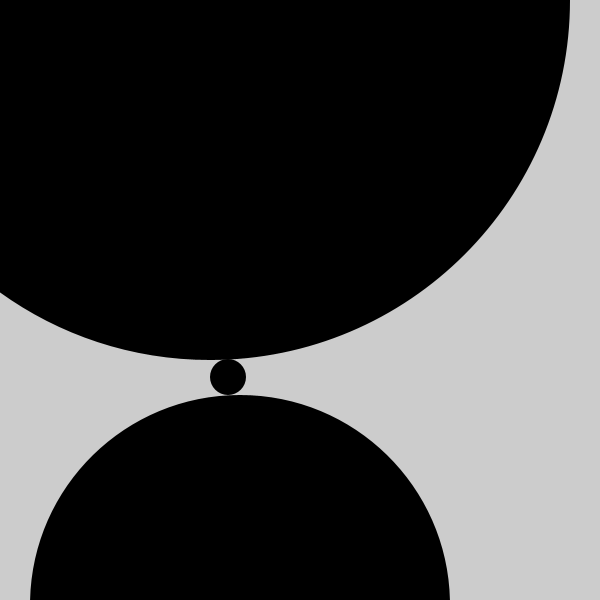
Frame 1 (no input)
Frame 60 (the mouse pressed at the canvas centre just before this capture): identical to frame 1, image omitted
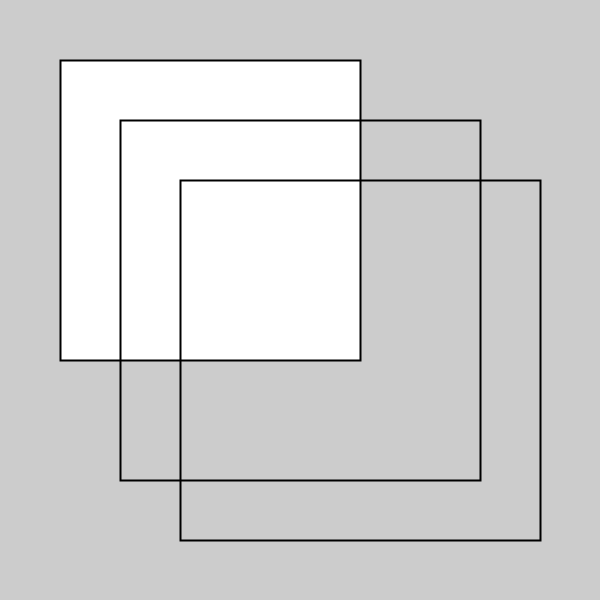
Frame 120 (the mouse held since frame 60 and released just before this capture)

The Processing sketch that drew these frames (run headless with seeded random() and noise(); from frame 60 on, the mouse is pressed at the canvas centre):

// Processing sketch: Ex_04
// ── Ex_04.pde
int mode = 1;
int lastMode = 3;

void setup() {
  size(600, 600);
}

void draw() {
  background(204);
  if (mode == 1) {
    // Based on code TC
    fill(0);
    noStroke();
    ellipse(210, 0, 720, 720);
    ellipse(228, 377, 36, 36);
    ellipse(240, 605, 420, 420); 
  } else if (mode == 2) {
    // Based on code TC
    stroke(0);
    strokeWeight(2);
    fill(255);
    rect(60, 60, 300, 300);
    noFill();
    rect(120, 120, 360, 360);
    rect(180, 180, 360, 360);
  } else {
    // Based on code TC
    stroke(0);
    strokeWeight(10);
    for (int y = 120; y < 480; y += 30) {
      line(120, y, 480, y + 90); 
    }
  }
}

void mousePressed() {
  mode++;
  if (mode > lastMode) {
    mode = 1; 
  }
}
